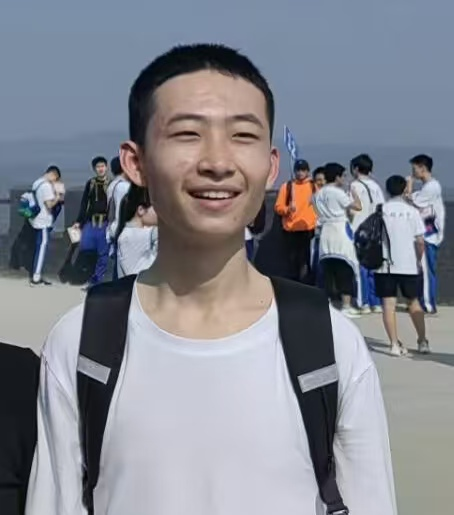
#> input picture LectureDemos/Lec2 CV before DL/SIFT/images/dino.jpg, 454 x 515 px
$ jupyter execute sift.ipynb
#> lines starting #> are read from the running program, lines starting #| are printed output that depends on the picture
[cell 1]
import cv2
import numpy as np
import matplotlib.pyplot as plt
from PIL import Image

[cell 2]
def load_and_preprocess_image(image_path):
    """加载并预处理图像"""
#> called with image_path = 'images/dino.jpg'
    # 使用PIL加载图像
    image = Image.open(image_path).convert('RGB')
#> image is the input picture: PIL image 454x515 RGB; mean R, G, B 130.4, 133.3, 142.4

    # 转换为numpy数组用于OpenCV处理
    image_cv = np.array(image)
    image_cv = cv2.cvtColor(image_cv, cv2.COLOR_RGB2BGR)

    # 转换为灰度图像用于SIFT检测
    gray_image = cv2.cvtColor(image_cv, cv2.COLOR_BGR2GRAY)
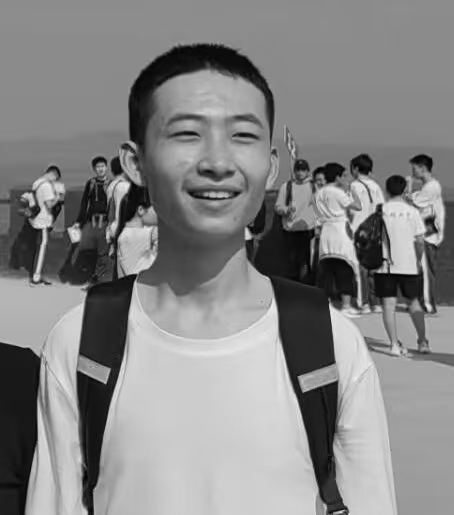
#> gray_image: shape (515, 454); min 0, max 243, mean 133.4

    return image_cv, gray_image

[cell 3]
def sift_feature_detection(gray_image, n_features=200):
    """使用SIFT算法检测特征点和描述符"""
    # 初始化SIFT检测器
    sift = cv2.SIFT_create(nfeatures=n_features)

    # 检测关键点和计算描述符
    keypoints, descriptors = sift.detectAndCompute(gray_image, None)

    return keypoints, descriptors

[cell 4]
def visualize_sift_features(image, keypoints, descriptors, title="SIFT feature extraction results"):
    """可视化SIFT特征点"""
    # 在图像上绘制关键点
    image_with_keypoints = cv2.drawKeypoints(
        image,
        keypoints,
        None,
        flags=cv2.DRAW_MATCHES_FLAGS_DRAW_RICH_KEYPOINTS
    )

    # 创建可视化图像
    plt.figure(figsize=(15, 10))

    # 显示原图
    plt.subplot(2, 2, 1)
    plt.imshow(cv2.cvtColor(image, cv2.COLOR_BGR2RGB))
    plt.title('original feature')
    plt.axis('off')

    # 显示带有关键点的图像
    plt.subplot(2, 2, 2)
    plt.imshow(cv2.cvtColor(image_with_keypoints, cv2.COLOR_BGR2RGB))
    plt.title(f'SIFT keypoints (total num:{len(keypoints)})')
    plt.axis('off')

    # 显示关键点分布热力图
    plt.subplot(2, 2, 3)
    # 创建关键点位置的热力图
    heatmap = np.zeros(image.shape[:2])
    for kp in keypoints:
        x, y = int(kp.pt[0]), int(kp.pt[1])
        if 0 <= x < image.shape[1] and 0 <= y < image.shape[0]:
            heatmap[y, x] += 1

    plt.imshow(heatmap, cmap='hot', alpha=0.7)
    plt.imshow(cv2.cvtColor(image, cv2.COLOR_BGR2RGB), alpha=0.3)
    plt.title('key points distribution hot map')
    plt.axis('off')
    plt.colorbar(label='keypoints density')

    # 显示描述符统计信息
    plt.subplot(2, 2, 4)
    if descriptors is not None:
        # 显示前几个描述符的统计信息
        desc_mean = np.mean(descriptors, axis=0)
        desc_std = np.std(descriptors, axis=0)

        plt.bar(range(len(desc_mean[:20])), desc_mean[:20],
                yerr=desc_std[:20], alpha=0.7, capsize=5)
        plt.title('average and standard error of first 20 dimensions\' descriptors')
        plt.xlabel('dimension of the descriptors')
        plt.ylabel('数值')
    else:
        plt.text(0.5, 0.5, '无描述符信息', ha='center', va='center')
        plt.title('描述符信息')

    plt.tight_layout()
    plt.suptitle(title, fontsize=16, y=1.02)
    plt.show()

    return image_with_keypoints

[cell 5]
def analyze_keypoints(keypoints, descriptors):
    """分析关键点特征"""
    if len(keypoints) == 0:
        print("未检测到关键点")
        return

    print(f"检测到 {len(keypoints)} 个关键点")
    print(f"描述符维度: {descriptors.shape[1] if descriptors is not None else '无'}")

    # 分析关键点尺度分布
    scales = [kp.size for kp in keypoints]
    orientations = [kp.angle for kp in keypoints]
    responses = [kp.response for kp in keypoints]

    print(f"尺度范围: {min(scales):.2f} - {max(scales):.2f}")
    print(f"方向范围: {min(orientations):.2f} - {max(orientations):.2f}")
    print(f"响应值范围: {min(responses):.2f} - {max(responses):.2f}")

[cell 6]
def save_sift_results(image_with_keypoints, output_path):
    """保存结果图像"""
    cv2.imwrite(output_path, image_with_keypoints)
    print(f"结果已保存到: {output_path}")

[cell 7]
if __name__ == '__main__':
    image_path = "images/dino.jpg"  # 替换为您的图像路径

    try:
        # 1. 加载图像
        print("正在加载图像...")
        color_image, gray_image = load_and_preprocess_image(image_path)
        print(f"图像尺寸: {color_image.shape}")
#| 图像尺寸: (515, 454, 3)

        # 2. SIFT特征提取
        print("正在进行SIFT特征提取...")
        keypoints, descriptors = sift_feature_detection(gray_image, n_features=500)
#> in sift_feature_detection, `keypoints, descriptors = sift.detectAndCompute(gray_image, None)`: keypoints = 500 keypoints; strongest (x, y, size): (75, 234, 8.8), (321, 414, 31.9), (94, 401, 26.5), (395, 187, 14.4)

        # 3. 分析关键点
        analyze_keypoints(keypoints, descriptors)
#| 检测到 500 个关键点
#| 描述符维度: 128
#> in analyze_keypoints, `scales = [kp.size for kp in keypoints]`: scales = 500 values, max 101.1 at index 351, min 1.8 at index 232, mean 6.23
#> in analyze_keypoints, `orientations = [kp.angle for kp in keypoints]`: orientations = 500 values, max 360 at index 390, min 0.145 at index 195, mean 185.3
#> in analyze_keypoints, `responses = [kp.response for kp in keypoints]`: responses = 500 values, max 0.0857 at index 100, min 0.0282 at index 498, mean 0.0435
#| 尺度范围: 1.80 - 101.11
#| 方向范围: 0.14 - 359.98
#| 响应值范围: 0.03 - 0.09

        # 4. 可视化结果
        print("正在生成可视化结果...")
        result_image = visualize_sift_features(
            color_image,
            keypoints,
            descriptors,
            title=f"SIFT Feature Extraction - {image_path}"
        )
#> in visualize_sift_features, `image_with_keypoints = cv2.drawKeypoints( image, keypoints, None, flag..`:
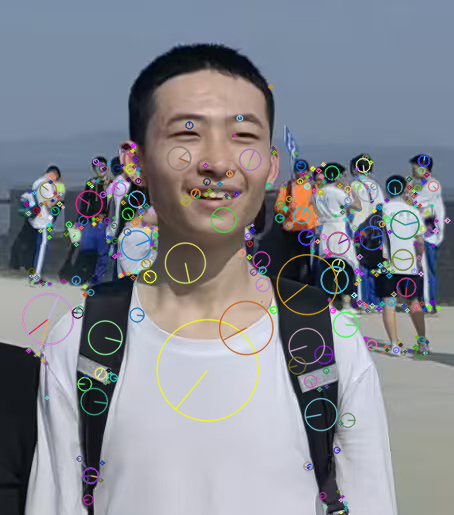
#> image_with_keypoints: shape (515, 454, 3); mean B, G, R 143, 134.6, 131.4
#> the loop in visualize_sift_features, `for kp in keypoints:` made 500 passes
#> (kp, x, y) on passes 1 to 3: (keypoint at (447, 220.1), size 4.8, 446, 220), (keypoint at (376.2, 221.6), size 13.5, 376, 221), (keypoint at (378.3, 308.4), size 4, 378, 308)
#> after the loop in visualize_sift_features, `for kp in keypoints:`:
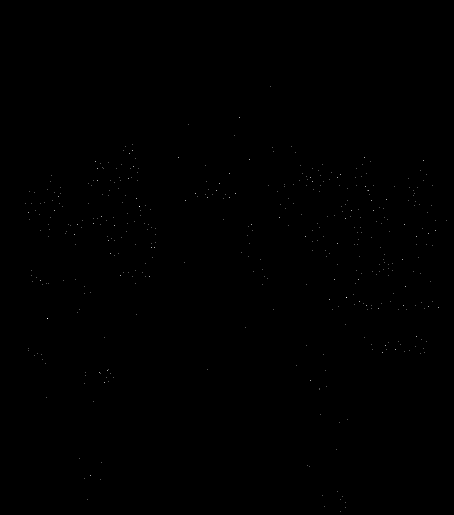
#> heatmap: shape (515, 454) float64; min 0, max 3, mean 0.00214; drawn with min black and max white
#> in visualize_sift_features, `desc_mean = np.mean(descriptors, axis=0)`: desc_mean = 128 values, max 99.6 at index 48, min 9.83 at index 25, mean 24.85
#> in visualize_sift_features, `desc_std = np.std(descriptors, axis=0)`: desc_std = 128 values, max 57.46 at index 16, min 19.51 at index 5, mean 33.05
#> in visualize_sift_features, `plt.show()`:
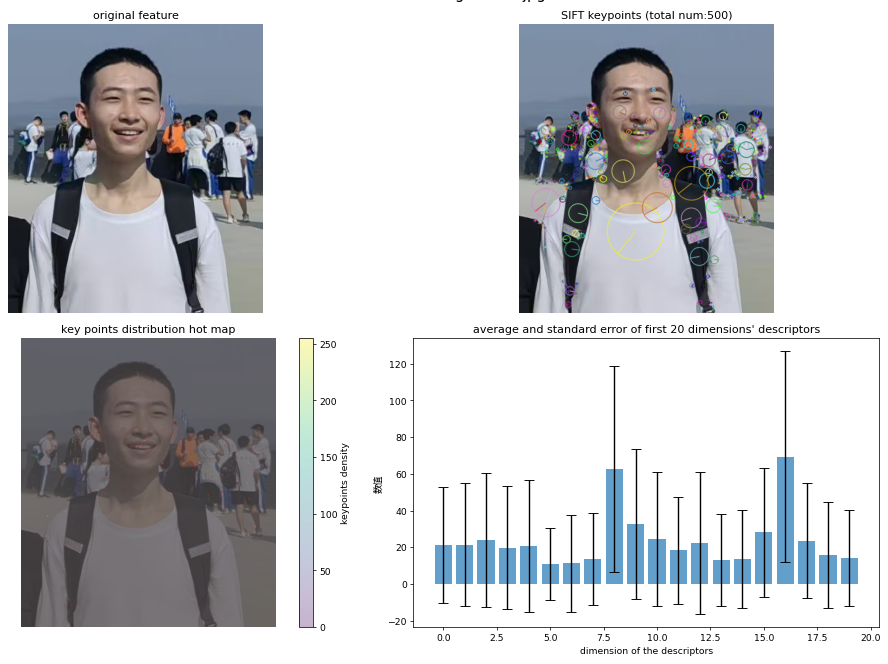
#> figure drawn by matplotlib, 5 panels; panel 5: tallest bar 69.34 high, from x = 15.6 to 16.4; panel 5: curve peaks at x = 16, y = 11.89; panel 5: curve peaks at x = 16, y = 126.8

        # 5. 保存结果
        output_path = "sift_result.jpg"
        save_sift_results(result_image, output_path)

    except Exception as e:
        print(f"错误: {e}")
        print("请检查图像路径是否正确")

$ run again, with LectureDemos/Lec2 CV before DL/SIFT/images/waitan.jpg copied over LectureDemos/Lec2 CV before DL/SIFT/images/dino.jpg
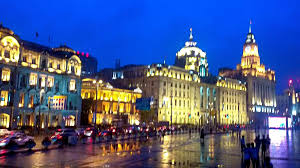
#> input picture LectureDemos/Lec2 CV before DL/SIFT/images/waitan.jpg, 300 x 168 px
#> in load_and_preprocess_image, image is the input picture: PIL image 300x168 RGB; mean R, G, B 75.1, 90.7, 139
#> in load_and_preprocess_image, `gray_image = cv2.cvtColor(image_cv, cv2.COLOR_BGR2GRAY)`:
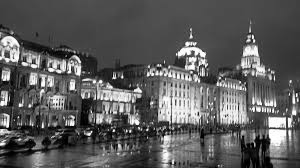
#> gray_image: shape (168, 300); min 0, max 255, mean 91.5
#| 图像尺寸: (168, 300, 3)
#> in sift_feature_detection, `keypoints, descriptors = sift.detectAndCompute(gray_image, None)`: keypoints = 500 keypoints; strongest (x, y, size): (89, 134, 2.3), (72, 123, 3.4), (20, 105, 2.3), (114, 78, 2.3)
#| 检测到 500 个关键点
#| 描述符维度: 128
#> scales = 500 values, max 33.51 at index 313, min 1.8 at index 180, mean 3.69
#> orientations = 500 values, max 359.9 at index 348, min 0.0142 at index 256, mean 178.2
#> responses = 500 values, max 0.105 at index 104, min 0.0257 at index 499, mean 0.0519
#| 尺度范围: 1.80 - 33.51
#| 方向范围: 0.01 - 359.92
#| 响应值范围: 0.03 - 0.10
#> the loop in visualize_sift_features, `for kp in keypoints:` made 500 passes
#> (kp, x, y) on passes 1 to 3: (keypoint at (260.6, 137.4), size 1.9, 260, 137), (keypoint at (2.4, 143.7), size 3.1, 2, 143), (keypoint at (2.7, 53.6), size 1.9, 2, 53)
#> after the loop in visualize_sift_features, `for kp in keypoints:`:
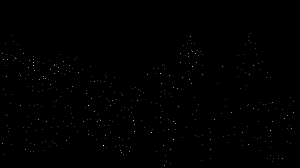
#> heatmap: shape (168, 300) float64; min 0, max 4, mean 0.00992; drawn with min black and max white
#> desc_mean = 128 values, max 90.17 at index 72, min 12.91 at index 127, mean 28.35
#> desc_std = 128 values, max 47.56 at index 80, min 20.53 at index 97, mean 31.93

$ run again, with LectureDemos/Lec2 CV before DL/SIFT/images/image.png saved as LectureDemos/Lec2 CV before DL/SIFT/images/dino.jpg
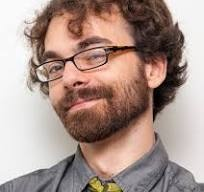
#> input picture LectureDemos/Lec2 CV before DL/SIFT/images/image.png, 204 x 192 px
#> in load_and_preprocess_image, image is the input picture: PIL image 204x192 RGB; mean R, G, B 170.4, 148, 139.6
#> in load_and_preprocess_image, `gray_image = cv2.cvtColor(image_cv, cv2.COLOR_BGR2GRAY)`:
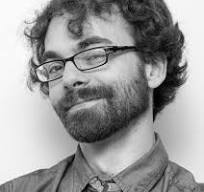
#> gray_image: shape (192, 204); min 0, max 255, mean 153.8
#| 图像尺寸: (192, 204, 3)
#> in sift_feature_detection, `keypoints, descriptors = sift.detectAndCompute(gray_image, None)`: keypoints = 333 keypoints; strongest (x, y, size): (156, 76, 12.5), (72, 59, 3.4), (79, 83, 2.9), (181, 64, 2.9)
#| 检测到 333 个关键点
#| 描述符维度: 128
#> scales = 333 values, max 37.93 at index 167, min 1.8 at index 321, mean 4.2
#> orientations = 333 values, max 357.2 at index 252, min 0.414 at index 58, mean 173.2
#> responses = 333 values, max 0.0793 at index 277, min 0.0134 at index 234, mean 0.0316
#| 尺度范围: 1.80 - 37.93
#| 方向范围: 0.41 - 357.23
#| 响应值范围: 0.01 - 0.08
#> the loop in visualize_sift_features, `for kp in keypoints:` made 333 passes
#> (kp, x, y) on passes 1 to 3: (keypoint at (7.7, 182.5), size 2.3, 7, 182), (keypoint at (8, 179.7), size 2, 7, 179), (keypoint at (10.7, 181.6), size 2.4, 10, 181)
#> after the loop in visualize_sift_features, `for kp in keypoints:`:
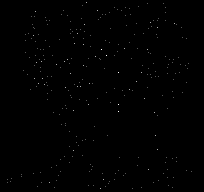
#> heatmap: shape (192, 204) float64; min 0, max 3, mean 0.0085; drawn with min black and max white
#> desc_mean = 128 values, max 104.1 at index 48, min 7.92 at index 125, mean 24.83
#> desc_std = 128 values, max 58.95 at index 112, min 18.71 at index 27, mean 32.22
